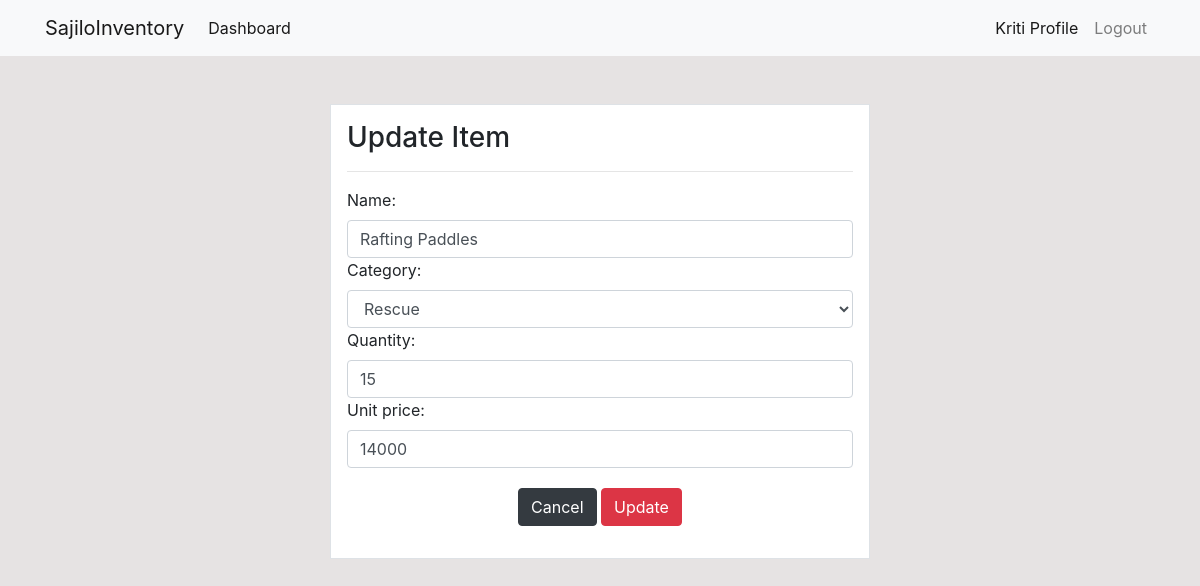
The page /products/update/16/ (signed in) on the database its author committed.
### dashboard/models.py (models this page shows, shortened)
class Product(models.Model):
    name = models.CharField(max_length=100, null= True)
    category = models.CharField(max_length=20, choices= CATEGORY, null= True)
    quantity = models.PositiveIntegerField(null= True)
    unit_price = models.PositiveBigIntegerField(null=True)
    class Meta:
        verbose_name_plural ='Product'

### dashboard/views.py (the view)
# urls.py: path('products/update/<int:pk>/',views.product_update, name='dashboard-product-update'),
@login_required(login_url='user-login')
def product_update(request, pk):
    item = Product.objects.get(id=pk)
    product = get_object_or_404(Product, pk=pk)
    if request.method == 'POST':
        form = ProductForm(request.POST, instance=product)
        if form.is_valid():
            form.save()
            return redirect('dashboard-products')
    else:
        form = ProductForm(instance=item)
    context = {
        'form': form,
        'product': product,
    }
    return render(request, 'dashboard/product_update.html', context)

### dashboard/forms.py
class ProductForm(forms.ModelForm):
    class Meta:
        model = Product
        fields = ['name','category', 'quantity', 'unit_price']
        widgets = {
            'name': forms.TextInput(attrs={'class': 'form-control'}),
            'category': forms.Select(attrs={'class': 'form-control'}),
            'quantity': forms.NumberInput(attrs={'class': 'form-control'}),
            'unit_price': forms.NumberInput(attrs={'class': 'form-control'}),
        }

### templates/dashboard/product_update.html (shortened to what this page needs)
{% extends 'partials/base.html' %}
{% block content %}
<div class="container">
    <div class="row mt-5">
        <div class="col-md-6 offset-md-3">
            <div class="border bg-white p-3">
               <h3>Update Item</h3>
               <hr>
               <form method="POST">
                    <div class="form-group" style="margin-bottom: 20px;">
                        {{ form }}
                    </div>
                    <div class="form-group text-center">
                        <a class="btn btn-dark" href="{% url 'dashboard-products' %}">Cancel</a>
                        <input class="btn btn-danger" type="submit" value="Update">
                    </div>
               </form>
           </div>
       </div>
    </div>
</div>
{% endblock %}

### templates/partials/nav.html (shortened to what this page needs)
<nav class="navbar navbar-expand-lg navbar-light bg-light">
   {% if user.is_authenticated %}
    <div class="container">
        <a class="navbar-brand " href="{% url 'dashboard-index' %}">SajiloInventory</a>
        <div class="collapse navbar-collapse" id="navbarSupportedContent">
            <ul class="navbar-nav mr-auto">
                <li class="nav-item active">
                    <a class="nav-link text-black" href="{% url 'dashboard-index' %}">Dashboard </a>
                </li>
            </ul>
            <ul class="navbar-nav ml-auto">
                <li class="nav-item active">
                    <a class="nav-link text-black" href="{% url 'user-profile'%}">{{user.username}} Profile </a>
                </li>
                <li class="nav-item">
                    <a class="nav-link text-black" href="{% url 'user-logout'  %}">Logout</a>
                </li>
            </ul>
        {% endif %}
        </div>
    </div>
</nav>

### static/style.css (style rules this page uses)
body { background: rgb(230, 227, 227); }

### rows shown on the page
Product: name "Rafting Paddles", category "Rescue", quantity "15", unit_price "14000"

### other values the page prints
{{ user.username }} "Kriti"
